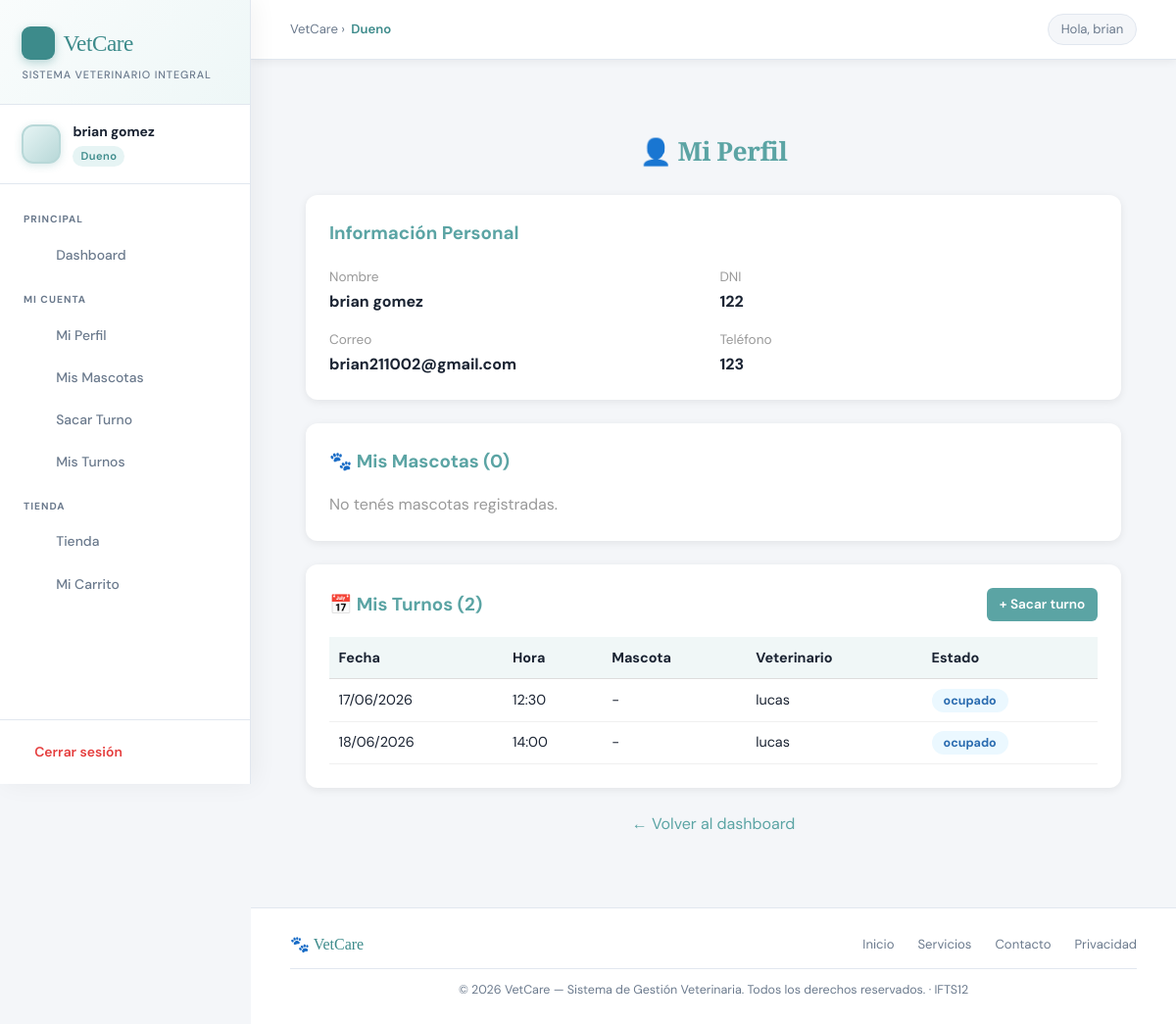
The page /perfil (signed in) on the database its author committed.
### app/models/usuario.py (models this page shows, shortened)
class Usuario(db.Model, UserMixin):
    id = db.Column(db.Integer, primary_key=True)
    nombre = db.Column(db.String(100), nullable=False)
    apellido = db.Column(db.String(100), nullable=False)
    dni = db.Column(db.String(20), unique=True, nullable=False)
    telefono = db.Column(db.String(20), nullable=False)
    correo = db.Column(db.String(150), unique=True, nullable=False)
    password_hash = db.Column(db.String(200), nullable=False)
    rol = db.Column(db.String(20), nullable=False)
    activo = db.Column(db.Boolean, default=True)

### app/models/turno.py (models this page shows)
class Turno(db.Model):
    id = db.Column(db.Integer, primary_key=True)
    fecha = db.Column(db.Date, nullable=False)
    hora = db.Column(db.Time, nullable=False)
    veterinario_id = db.Column(db.Integer, db.ForeignKey('usuario.id'), nullable=False)
    mascota_id = db.Column(db.Integer, db.ForeignKey('mascota.id'), nullable=True)
    dueno_id = db.Column(db.Integer, db.ForeignKey('usuario.id'), nullable=True)
    estado = db.Column(db.String(20), default='disponible')  # disponible, ocupado, cancelado
    tipo_consulta = db.Column(db.String(50), nullable=True)
    veterinario = db.relationship('Usuario', foreign_keys=[veterinario_id])
    dueno = db.relationship('Usuario', foreign_keys=[dueno_id])
    mascota = db.relationship('Mascota', foreign_keys=[mascota_id])

### app/routes/auth.py (the view)
@auth.route('/perfil')
@login_required
def perfil_dueno():
    from app.models.turno import Turno
    from app.models.mascota import Mascota
    turnos = Turno.query.filter_by(dueno_id=current_user.id).order_by(Turno.fecha, Turno.hora).all()
    mascotas = Mascota.query.filter_by(dueno_id=current_user.id).all()
    return render_template('perfil_dueno.html', turnos=turnos, mascotas=mascotas)

### app/models/usuario.py (called while the page is built)
@login_manager.user_loader
def load_user(user_id):
    return Usuario.query.get(int(user_id))

### app/templates/perfil_dueno.html
{% extends 'base.html' %}
{% block content %}
<div style="max-width: 900px; margin: 40px auto; padding: 0 1rem;">
    <h2 style="color: #5ba4a4; margin-bottom: 1.5rem;">👤 Mi Perfil</h2>
    <div style="background: white; border-radius: 12px; padding: 1.5rem; box-shadow: 0 2px 8px rgba(0,0,0,0.08); margin-bottom: 1.5rem;">
        <h3 style="color: #5ba4a4; margin-bottom: 1rem;">Información Personal</h3>
        <div style="display: grid; grid-template-columns: 1fr 1fr; gap: 0.8rem;">
            <div><span style="color:#999; font-size:0.85rem;">Nombre</span><br><strong>{{ current_user.nombre }} {{ current_user.apellido }}</strong></div>
            <div><span style="color:#999; font-size:0.85rem;">DNI</span><br><strong>{{ current_user.dni }}</strong></div>
            <div><span style="color:#999; font-size:0.85rem;">Correo</span><br><strong>{{ current_user.correo }}</strong></div>
            <div><span style="color:#999; font-size:0.85rem;">Teléfono</span><br><strong>{{ current_user.telefono }}</strong></div>
        </div>
    </div>
    <div style="background: white; border-radius: 12px; padding: 1.5rem; box-shadow: 0 2px 8px rgba(0,0,0,0.08); margin-bottom: 1.5rem;">
        <div style="display: flex; justify-content: space-between; align-items: center; margin-bottom: 1rem;">
            <h3 style="color: #5ba4a4;">🐾 Mis Mascotas ({{ mascotas|length }})</h3>
        </div>
        {% if mascotas %}
            <div style="display: grid; grid-template-columns: repeat(auto-fill, minmax(150px, 1fr)); gap: 0.8rem;">
            {% for m in mascotas %}
                <a href="{{ url_for('mascotas.detalle', id=m.id) }}"
                   style="background: #f0f7f7; border-radius: 8px; padding: 0.8rem; text-align: center; text-decoration: none; color: inherit; display: block; transition: background 0.15s;"
                   onmouseover="this.style.background='#dceeee'" onmouseout="this.style.background='#f0f7f7'">
                    <div style="font-size: 1.8rem;">
                        {% if m.especie|lower == 'perro' %}🐶{% elif m.especie|lower == 'gato' %}🐱{% else %}🐾{% endif %}
                    </div>
                    <div style="font-weight: 600; margin-top: 0.3rem; color: #333;">{{ m.nombre }}</div>
                    <div style="font-size: 0.8rem; color: #666;">{{ m.especie }}</div>
                    <div style="font-size: 0.75rem; color: #4a9b9b; margin-top: 0.3rem; font-weight: 600;">Ver detalle →</div>
                </a>
            {% endfor %}
            </div>
        {% else %}
            <p style="color: #999;">No tenés mascotas registradas.</p>
        {% endif %}
    </div>
    <div style="background: white; border-radius: 12px; padding: 1.5rem; box-shadow: 0 2px 8px rgba(0,0,0,0.08);">
        <div style="display: flex; justify-content: space-between; align-items: center; margin-bottom: 1rem;">
            <h3 style="color: #5ba4a4;">📅 Mis Turnos ({{ turnos|length }})</h3>
            <a href="{{ url_for('turnos.agendar_turno') }}" style="font-size: 0.85rem; padding: 0.4rem 0.8rem; background: #5ba4a4; color: white; border-radius: 6px; text-decoration: none; font-weight: 600;">+ Sacar turno</a>
        </div>
        {% if turnos %}
            <table style="width: 100%; border-collapse: collapse; font-size: 0.9rem;">
                <thead>
                    <tr style="background: #f0f7f7;">
                        <th style="padding: 0.6rem; text-align: left; border-bottom: 1px solid #ddd;">Fecha</th>
                        <th style="padding: 0.6rem; text-align: left; border-bottom: 1px solid #ddd;">Hora</th>
                        <th style="padding: 0.6rem; text-align: left; border-bottom: 1px solid #ddd;">Mascota</th>
                        <th style="padding: 0.6rem; text-align: left; border-bottom: 1px solid #ddd;">Veterinario</th>
                        <th style="padding: 0.6rem; text-align: left; border-bottom: 1px solid #ddd;">Estado</th>
                    </tr>
                </thead>
                <tbody>
                {% for t in turnos %}
                    <tr style="border-bottom: 1px solid #f0f0f0;">
                        <td style="padding: 0.6rem;">{{ t.fecha.strftime('%d/%m/%Y') }}</td>
                        <td style="padding: 0.6rem;">{{ t.hora.strftime('%H:%M') }}</td>
                        <td style="padding: 0.6rem;">{{ t.mascota.nombre if t.mascota else '-' }}</td>
                        <td style="padding: 0.6rem;">{{ t.veterinario.nombre }}</td>
                        <td style="padding: 0.6rem;"><span class="estado-{{ t.estado }}">{{ t.estado }}</span></td>
                    </tr>
                {% endfor %}
                </tbody>
            </table>
        {% else %}
            <p style="color: #999;">No tenés turnos registrados.</p>
        {% endif %}
    </div>
    <div style="text-align: center; margin-top: 1.5rem;">
        <a href="{{ url_for('auth.dashboard') }}" style="color: #5ba4a4; text-decoration: none;">← Volver al dashboard</a>
    </div>
</div>
{% endblock %}

### app/templates/base.html (shortened to what this page needs)
<!DOCTYPE html>
<html lang="es">
<head>
    <link rel="stylesheet" href="https://cdn.jsdelivr.net/npm/@tabler/icons-webfont@latest/tabler-icons.min.css">
</head>
<body>
{% if current_user.is_authenticated %}
<aside class="sidebar">
    <div class="sidebar-logo">
        <div class="brand">
            <div class="brand-icon"></div>
            VetCare
        </div>
        <div class="tagline">Sistema Veterinario Integral</div>
    </div>
    <div class="sidebar-user">
        <div class="user-avatar">
        </div>
        <div class="user-info">
            <div class="user-name">{{ current_user.nombre }} {{ current_user.apellido }}</div>
            <div class="user-role">{{ current_user.rol }}</div>
        </div>
    </div>
    <nav class="sidebar-nav">
        <div class="nav-section-label">Principal</div>
        <a href="{{ url_for('auth.dashboard') }}" class="nav-link">
            <span class="icon"></span> Dashboard
        </a>
        {% if current_user.rol == 'veterinario' %}
            <div class="nav-section-label">Módulo Veterinario</div>
            <a href="{{ url_for('veterinario.agenda') }}" class="nav-link">
                <span class="icon"><i class="ti ti-calendar-event"></i></span> Mi Agenda
            </a>
            <a href="{{ url_for('veterinario.perfil') }}" class="nav-link">
                <span class="icon"><i class="ti ti-user-circle"></i></span> Mi Perfil
            </a>
            <a href="{{ url_for('veterinario.nuevo_diagnostico') }}" class="nav-link">
                <span class="icon"><i class="ti ti-stethoscope"></i></span> Diagnóstico
            </a>
            <a href="{{ url_for('veterinario.registrar_mascota') }}" class="nav-link">
                <span class="icon"><i class="ti ti-paw"></i></span> Registrar Mascota
            </a>
            <a href="{{ url_for('mascotas.listar') }}" class="nav-link">
                <span class="icon"><i class="ti ti-file-medical"></i></span> Historias Clínicas
            </a>
        {% elif current_user.rol == 'dueno' %}
            <div class="nav-section-label">Mi Cuenta</div>
            <a href="{{ url_for('auth.perfil_dueno') }}" class="nav-link">
                <span class="icon"></span> Mi Perfil
            </a>
            <a href="{{ url_for('mascotas.listar') }}" class="nav-link">
                <span class="icon"></span> Mis Mascotas
            </a>
            <a href="{{ url_for('turnos.agendar_turno') }}" class="nav-link">
                <span class="icon"></span> Sacar Turno
            </a>
            <a href="{{ url_for('turnos.listar_turnos') }}" class="nav-link">
                <span class="icon"></span> Mis Turnos
            </a>
            <div class="nav-section-label">Tienda</div>
            <a href="{{ url_for('tienda.catalogo') }}" class="nav-link">
                <span class="icon"></span> Tienda
            </a>
            <a href="{{ url_for('tienda.carrito') }}" class="nav-link">
                <span class="icon"></span> Mi Carrito
            </a>
        {% endif %}
    </nav>
    <div class="sidebar-footer">
        <a href="{{ url_for('auth.logout') }}" class="logout-btn">
            <span class="icon"></span> Cerrar sesión
        </a>
    </div>
</aside>
<div class="main-wrapper">
    <div class="inner-topbar">
        <div class="breadcrumb">
            VetCare &rsaquo; <span>{{ current_user.rol | capitalize }}</span>
        </div>
        <div class="top-right">
            <div class="greeting-chip">Hola, {{ current_user.nombre }}</div>
        </div>
    </div>
    <div class="main-content">
        {% block content %}{% endblock %}
    </div>
    <footer class="site-footer">
        <div class="footer-inner">
            <div class="footer-brand">🐾 VetCare</div>
            <div class="footer-links">
                <a href="#">Inicio</a>
                <a href="#">Servicios</a>
                <a href="#">Contacto</a>
                <a href="#">Privacidad</a>
            </div>
        </div>
        <div class="footer-copy">
            © 2026 VetCare — Sistema de Gestión Veterinaria. Todos los derechos reservados. · IFTS12
        </div>
    </footer>
</div>
{% endif %}
</body>
</html>

### rows shown on the page
Usuario: nombre "brian", apellido "gomez", rol "Dueno", dni "122", correo "brian211002@gmail.com", telefono "123"
Turno: fecha "17/06/2026", hora "12:30", mascota "-", veterinario.nombre "lucas", estado "ocupado"
Turno: fecha "18/06/2026", hora "14:00", mascota "-", veterinario.nombre "lucas", estado "ocupado"

### other values the page prints
{{ mascotas|length }} "0"
{{ turnos|length }} "2"
